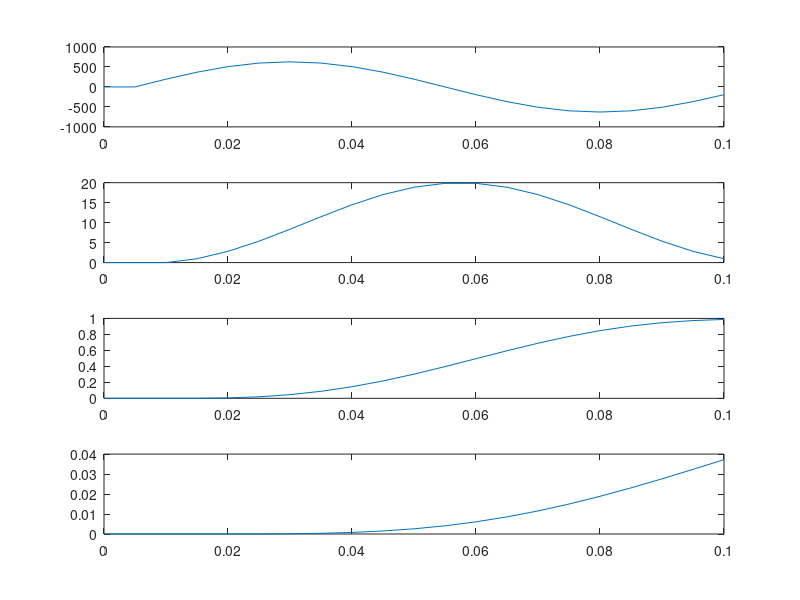

Write the MATLAB code that produced this figure.
clear
clc
Jerk_max=1;
acc_t=0.1;
omega=2*pi/acc_t;
smp_t=0.005;
conf=1/smp_t*pi;
t=0:0.005:acc_t;
k=10;
num=1;
Jerk=zeros(1,length(t)-1);
acc=zeros(1,length(t)-1);
v=zeros(1,length(t)-1);
x=zeros(1,length(t)-1);
for i=1:length(t)-1
     Jerk(i+1)=conf*sin(omega*t(i));
%      if Jerk(i+1)>=Jerk_max
%         Jerk(i+1)=Jerk_max;
%      elseif Jerk(i+1)<=-Jerk_max
%         Jerk(i+1)=-Jerk_max; 
%      end
     acc(i+1)=acc(i)+Jerk(i)*smp_t;
     v(i+1)=v(i)+acc(i)*smp_t;
     x(i+1)=x(i)+v(i)*smp_t;
end
subplot(4,1,1)
plot(t,Jerk);
subplot(4,1,2)
plot(t,acc);
subplot(4,1,3)
plot(t,v);
subplot(4,1,4)
plot(t,x);